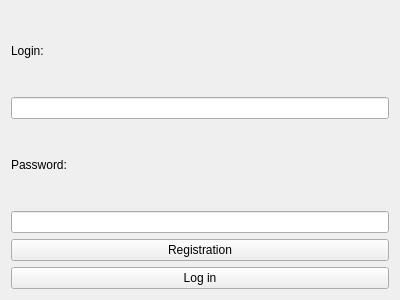
<?xml version="1.0" encoding="UTF-8"?>
<ui version="4.0">
 <class>Form</class>
 <widget class="QWidget" name="Form">
  <property name="geometry">
   <rect>
    <x>0</x>
    <y>0</y>
    <width>400</width>
    <height>300</height>
   </rect>
  </property>
  <property name="windowTitle">
   <string>Form</string>
  </property>
  <layout class="QVBoxLayout" name="verticalLayout_2">
   <item>
    <layout class="QVBoxLayout" name="verticalLayout">
     <item>
      <widget class="QLabel" name="label">
       <property name="text">
        <string>Login:</string>
       </property>
      </widget>
     </item>
     <item>
      <widget class="QLineEdit" name="editLogin"/>
     </item>
     <item>
      <widget class="QLabel" name="label_2">
       <property name="text">
        <string>Password:</string>
       </property>
      </widget>
     </item>
     <item>
      <widget class="QLineEdit" name="editPassword">
       <property name="echoMode">
        <enum>QLineEdit::Password</enum>
       </property>
      </widget>
     </item>
     <item>
      <widget class="QPushButton" name="btnGoReg">
       <property name="text">
        <string>Registration</string>
       </property>
      </widget>
     </item>
     <item>
      <widget class="QPushButton" name="btnLogin">
       <property name="text">
        <string>Log in</string>
       </property>
      </widget>
     </item>
    </layout>
   </item>
  </layout>
 </widget>
 <resources/>
 <connections/>
</ui>
